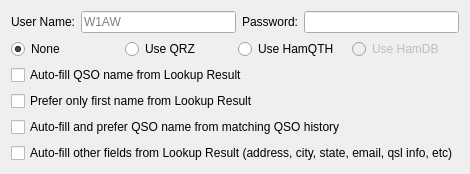
     <widget class="QWidget" name="lookup_tab">
      <attribute name="title">
       <string>Call Lookup</string>
      </attribute>
      <layout class="QVBoxLayout" name="verticalLayout">
       <item>
        <layout class="QHBoxLayout" name="horizontalLayout_2">
         <item>
          <widget class="QLabel" name="label">
           <property name="text">
            <string>User Name:</string>
           </property>
           <property name="alignment">
            <set>Qt::AlignRight|Qt::AlignTrailing|Qt::AlignVCenter</set>
           </property>
          </widget>
         </item>
         <item>
          <widget class="QLineEdit" name="lookup_user_name_field">
           <property name="accessibleName">
            <string>user name</string>
           </property>
           <property name="accessibleDescription">
            <string>user name for look up service.</string>
           </property>
           <property name="text">
            <string/>
           </property>
           <property name="placeholderText">
            <string>W1AW</string>
           </property>
          </widget>
         </item>
         <item>
          <widget class="QLabel" name="label_2">
           <property name="text">
            <string>Password:</string>
           </property>
           <property name="alignment">
            <set>Qt::AlignRight|Qt::AlignTrailing|Qt::AlignVCenter</set>
           </property>
          </widget>
         </item>
         <item>
          <widget class="QLineEdit" name="lookup_password_field">
           <property name="accessibleName">
            <string>password</string>
           </property>
           <property name="accessibleDescription">
            <string>lookup service password.</string>
           </property>
           <property name="text">
            <string/>
           </property>
           <property name="echoMode">
            <enum>QLineEdit::Password</enum>
           </property>
          </widget>
         </item>
        </layout>
       </item>
       <item>
        <layout class="QHBoxLayout" name="horizontalLayout_3">
         <item>
          <widget class="QRadioButton" name="lookup_source_none">
           <property name="accessibleName">
            <string>none</string>
           </property>
           <property name="accessibleDescription">
            <string>none</string>
           </property>
           <property name="text">
            <string>None</string>
           </property>
           <property name="checked">
            <bool>true</bool>
           </property>
           <attribute name="buttonGroup">
            <string notr="true">buttonGroup_2</string>
           </attribute>
          </widget>
         </item>
         <item>
          <widget class="QRadioButton" name="lookup_source_qrz">
           <property name="accessibleName">
            <string>use q r z</string>
           </property>
           <property name="accessibleDescription">
            <string>use q r z</string>
           </property>
           <property name="autoFillBackground">
            <bool>false</bool>
           </property>
           <property name="styleSheet">
            <string notr="true"/>
           </property>
           <property name="text">
            <string>Use QRZ</string>
           </property>
           <attribute name="buttonGroup">
            <string notr="true">buttonGroup_2</string>
           </attribute>
          </widget>
         </item>
         <item>
          <widget class="QRadioButton" name="lookup_source_hamqth">
           <property name="accessibleName">
            <string>use ham q t h</string>
           </property>
           <property name="accessibleDescription">
            <string>use ham q t h</string>
           </property>
           <property name="styleSheet">
            <string notr="true"/>
           </property>
           <property name="text">
            <string>Use HamQTH</string>
           </property>
           <attribute name="buttonGroup">
            <string notr="true">buttonGroup_2</string>
           </attribute>
          </widget>
         </item>
         <item>
          <widget class="QRadioButton" name="lookup_source_hamdb">
           <property name="enabled">
            <bool>false</bool>
           </property>
           <property name="accessibleName">
            <string>use ham d b</string>
           </property>
           <property name="accessibleDescription">
            <string>use ham d b</string>
           </property>
           <property name="styleSheet">
            <string notr="true"/>
           </property>
           <property name="text">
            <string>Use HamDB</string>
           </property>
           <attribute name="buttonGroup">
            <string notr="true">buttonGroup_2</string>
           </attribute>
          </widget>
         </item>
        </layout>
       </item>
       <item>
        <widget class="QCheckBox" name="lookup_populate_name">
         <property name="text">
          <string>Auto-fill QSO name from Lookup Result</string>
         </property>
        </widget>
       </item>
       <item>
        <widget class="QCheckBox" name="lookup_firstname">
         <property name="text">
          <string>Prefer only first name from Lookup Result</string>
         </property>
        </widget>
       </item>
       <item>
        <widget class="QCheckBox" name="lookup_name_prefer_qso_history_name">
         <property name="text">
          <string>Auto-fill and prefer QSO name from matching QSO history </string>
         </property>
        </widget>
       </item>
       <item>
        <widget class="QCheckBox" name="lookup_others">
         <property name="text">
          <string>Auto-fill other fields from Lookup Result (address, city, state, email, qsl info, etc)</string>
         </property>
        </widget>
       </item>
      </layout>
     </widget>
